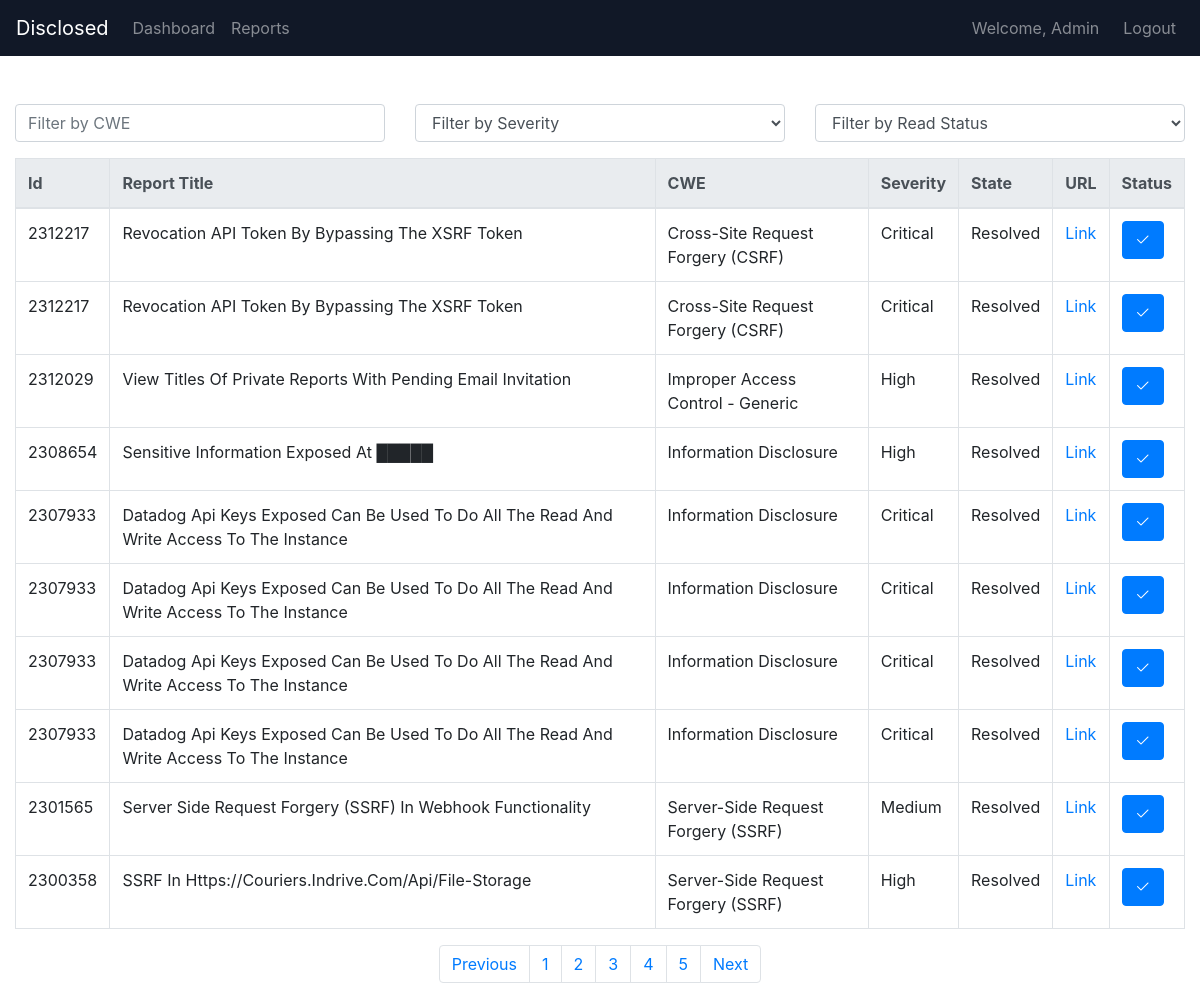
Page /reports?page=4 (signed in) on the committed database.
### main/models.py (models this page shows, shortened)
class Report(models.Model):
    report_id = models.IntegerField()
    title = models.CharField(max_length=255)
    cwe = models.CharField(max_length=255)
    severity = models.CharField(max_length=255)
    url = models.CharField(max_length=255)
    state = models.CharField(max_length=255, default="resolved")
    is_read = models.BooleanField(default=False)

### main/views.py (the view)
# urls.py: path('reports', views.reports, name="Reports" ),
@login_required(login_url='Login')
def reports(request):
    if request.method == "GET":
        report_list = Report.objects.all().order_by('-report_id')
        """ Paginator """
        paginator = Paginator(report_list, per_page=10)
        """ default page num """
        page_num = request.GET.get('page', 1)
        try:
            reports = paginator.page(page_num)
        except PageNotAnInteger:
            reports = paginator.page(1)
        except EmptyPage:
            reports = paginator.page(paginator.num_pages)
        context = {
            "data" : reports ,
        }
        return render(request, 'reports.html', context=context)
    return HttpResponse({"message" : "Method Not Allowd"}, status=405)

### templates/reports.html (shortened to what this page needs)
{% extends "base.html" %}
{% block content %}
    <div class="row mb-3">
        <div class="col-md-4">
            <input class="form-control" id="cweFilter" placeholder="Filter by CWE">
        </div>
        <div class="col-md-4">
            <select class="form-control" id="severityFilter">
                <option value="">Filter by Severity</option>
            </select>
        </div>
        <div class="col-md-4">
            <select class="form-control" id="readStatusFilter">
                <option value="">Filter by Read Status</option>
            </select>
        </div>
    </div>
    <div class="table-responsive">
        <table class="table table-bordered" id="vulnerabilityTable">
            <thead class="thead-light">
                <tr>
                    <th>Id</th>
                    <th>Report Title</th>
                    <th>CWE</th>
                    <th>Severity</th>
                    <th>State</th>
                    <th>URL</th>
                    <th>Status</th>
                </tr>
            </thead>
            <tbody>
                {% for report in data %}
                <tr>
                    <td>{{ report.report_id }} </td>
                    <td>{{ report.title }} </td>
                    <td data-cwe="{{report.cwe}}">{{ report.cwe}} </td>
                    <td data-severity="{{report.severity}}">{{ report.severity }} </td>
                    <td>{{ report.state }}</td>
                    <td>
                        <a href="{{ report.url }}" target="_blank">Link</a>
                    </td>
                    <td>
                    {% if report.is_read == True %}
                        <button type="button" class="btn btn-success btn-xs" disabled><i class="bi bi-check2-all"></i></button>
                        <input type="hidden" data-read="{{report.is_read}}">
                        {% else %}
                            <form id="markAsRead">
                                <button type="submit" class="btn btn-primary btn-xs" id="readBtn"><i class="bi bi-check2"></i></button>
                            </form>
                    {% endif %}
                    </td>
                </tr>
                {% endfor %}
            </tbody>
        </table>
    </div>
    {% include "paginator.html" %}
{% endblock content %}

### templates/base.html (shortened to what this page needs)
{% load static %}
<!DOCTYPE html>
<html lang="en">
<head>
  <link rel="stylesheet" href="{% static 'style.css' %}">
  <link rel="stylesheet" href="https://maxcdn.bootstrapcdn.com/bootstrap/4.5.2/css/bootstrap.min.css">
  <link rel="stylesheet" href="https://cdn.jsdelivr.net/npm/bootstrap-icons@1.11.3/font/bootstrap-icons.min.css">
</head>
<body>
    <nav class="navbar navbar-expand-lg sticky-top navbar-dark bg-custom-dark">
            <a class="navbar-brand" href="/home">
              Disclosed
            </a>
            <div class="collapse navbar-collapse" id="navbarNav">
              <ul class="navbar-nav mr-auto">
                <li class="nav-item">
                  <a class="nav-link" href="/home">Dashboard</a>
                </li>
                <li class="nav-item">
                  <a class="nav-link" href="/reports">Reports</a>
                </li>
              </ul>
              <ul class="navbar-nav ml-auto">
                <li class="nav-item">
                  <span class="navbar-text mr-3">Welcome, {{ request.user.username }}</span>
                </li>
                <li class="nav-item">
                  <a class="nav-link" href="/logout">Logout</a>
                </li>
              </ul>
            </div>
      </nav>
<div class="container-fluid mt-5">
    {% block content %}
    {% endblock %}
  </div>
</body>
</html>

### main/static/style.css (style rules this page uses)
body { margin: 0; font-family: "Inter", sans-serif; text-transform: capitalize; }
.bg-custom-dark { background-color: #111827; }

### rows in the picture
Report: report_id "2301565", title "Server Side Request Forgery (SSRF) In Webhook Functionality", cwe "Server-Side Request Forgery (SSRF)", severity "Medium", state "Resolved"

### other values in the picture
{{ request.user.username }} "Admin"
{{ page_no }} "1" "2" "3" "4" "5"
